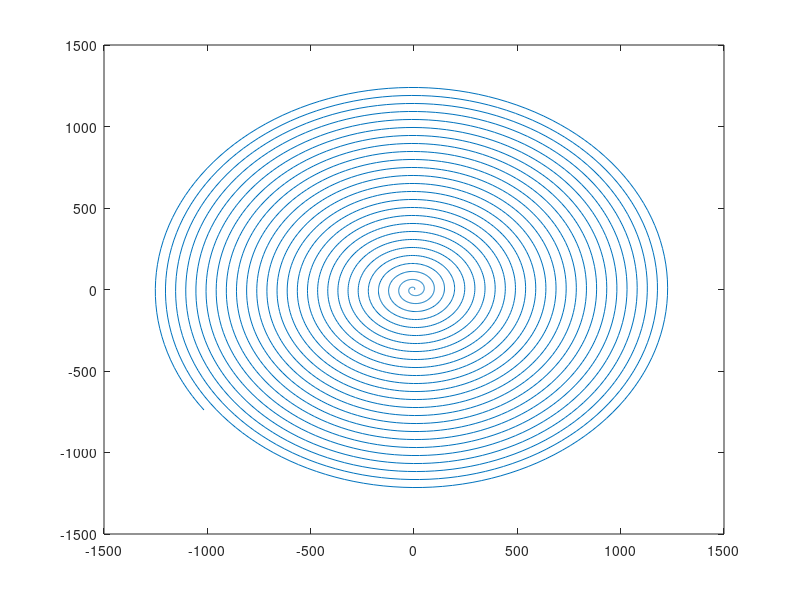
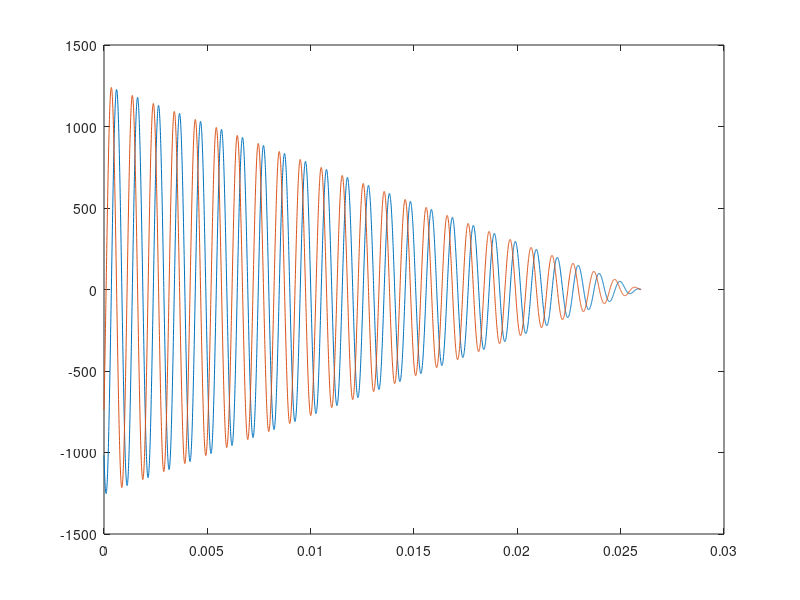

Recreate these plots in MATLAB, in order. (Note: this script raises an error after producing the figures.)
%% Simulation of concomitant fields using Bloch Siegert shift
%%% proposed correction method for 2D spiral with measured GIRFs

%% Clean slate
close all; 
clear all; 
clc;

%% Add paths
addpath(genpath('/Users/ziwei/Documents/matlab/multi_RF/third_party/reVERSE-GIRF/original_source'));
addpath('/Users/ziwei/Documents/matlab/multi_RF/third_party/lsqrSOL');
addpath(genpath('/Users/ziwei/Documents/matlab/multi_RF/third_party/reVERSE-GIRF'));
addpath(genpath('/Users/ziwei/Documents/matlab/multi_RF/thirdparty'));
addpath(genpath('/Users/ziwei/Documents/matlab/multi_RF/third_party/Bloch_simulator'));

%% Constant definitions
gamma_uT = 267.5221;       % [rad/sec/uT]
gamma_mT = gamma_uT * 1e3; % [rad/sec/uT] * [1e3uT/mT] => *1e3 [rad/sec/mT]

flip = 90;                 % total flip angle [degrees]
flip = flip * pi / 180;

%% Design initial spiral trajectory
% K_traj = dir('/Users/ziwei/Documents/matlab/STA_maxwell/K_*.mat');
% ace    = [2 1 0.5 0.25];
T          = 26e-3;         % pulse duration [sec]
dt         = 6.4e-6;        % RF/gradient raster time [sec]
t          = [0:dt:T-dt]';  % seconds, time vector
dr         = 0.25;          % resolution of trajectory [cm]
kmax       = 1/2/dr;        % [cycles/cm], max radius in k-space
fov        = 12.8;          % XFOV of unaliased excitation [cm] % 38.4 cm

beta       = 2;             % determines the spatial resolution of the selective volume
r0         = [0 0].';       % offset [m]

% spiral waveforms 
N = kmax/(1/fov);           % number of turns, no acceleration
k = 2*pi*kmax*(1-t/T).*exp(1i*2*pi*N*(1-t/T)); % [rad/cm] - kx = real(k); ky = imag(k);
k = [real(k) imag(k) zeros(length(k),1)];
k = k*100;                  % [rad/cm] -> [rad/m]

figure; plot(k(:,1), k(:,2), '-');
figure; plot(t, k(:,1)); hold on; plot(t, k(:,2));

K = k;

%% Load in B0 & B1 field maps + FOV info (example data from 7T 8ch head coil)
load /Users/ziwei/Documents/matlab/multi_RF/third_party/phase_relaxed_CPMG_excitation/b0_b1_maps_2d.mat;
% b0   : B0 map [uT], 64 x 64 (double)
% tx   : relative transmit sensitivity map, 64 x 64 x 8 (double, complex) 8 channels 
% X,Y,Z: spatial coordinates [m], 64 x 64 (double)
% m    : voxel mask, 64 x 64 (logical)

FOVx = max(X(:)) - min(X(:)); % [m]
FOVy = max(Y(:)) - min(Y(:)); % [m]
Z = Z * 0;
zoff = 10e-2;                 % [m]

[N1, N2, Nc] = size(tx);
xlist = cat(2, X(:), Y(:), Z(:) + zoff); % N1 x N2 x 3
idx = find(m); % index of non-masked voxels

%% Define a square target
% Offsets [m]
xoff = +6e-3;  % [mm] -> [m] too minimum 
yoff = 0e-3;   % [mm] -> [m]

r0   = 15e-3;  % [mm] -> [m]
r0   = 1.74 * r0;

% Square beam
P  = double(((abs(X - xoff) < r0) & (abs(Y - yoff) < r0)));

% apodize
h  = fspecial('gaussian', 3, 0.5);
P_ = imfilter(P, h);

% Now scale to flip
P  = P_ * flip * 1j; % desired excitation pattern

%% Define gradient correction model (GIRF)
girf = load('/Users/ziwei/Documents/matlab/multi_RF/third_party/reVERSE-GIRF/GIRF_3T_London_20140729.mat');

% This correction gives G and k after convolution with GIRF
gcor = @(x)(gradient_distort_GIRF(x, girf.ff, girf.Hw, dt, 10));

%% Example design: Include GIRF
% Set default options
concomitant_correct = 1; % switch between original and proposed methods
opt        = reVERSE_init;
dt         = opt.dt;        % sampling dwell time [usec]
opt.lambda = 1;
opt.Nstop  = 20;
opt.show   = 1;
%con_correct = 1;

B0_list   = [0.55];         % [tesla]
nr_B0     = length(B0_list);

alpha = 0.5;
g     = 0;

T1 = 1e6; % 493e-3; % 1e6; % T1 relaxation time [sec]
T2 = 1e6; % T2 relaxation time [sec]

mxyz_offcenter = zeros(N1, N2, 3, nr_B0, 'double');

for ii = 1 % : nr_B0
    
    B0 = B0_list(1);   % main magnetic strength [T]

    % Set up function for system matrix
    if concomitant_correct
        afun  = @(k, G)(STA_maxwell_system_matrix_con(xlist, k, G, B0, opt.dt * (1:size(k,1)), tx, b0, m, 'loopcalc'));
        tic;
        [bb, Gv] = reVERSE_GIRF_con(P(idx), K, afun, gcor, opt);
        Time_reVERSE_con = toc;
    else
        afun2 = @(k)(STA_system_matrix(xlist, k, opt.dt * (1:size(k,1)), tx, b0, m, 'loopcalc'));
        tic;
        [bb,Gv] = reVERSE_GIRF(P(idx), K, afun2, gcor, opt);
        Time_reVERSE = toc;
    end
    
    % Outputs
    rf = bb{end};   % [mT]
    G  = Gv{end};   % [mT/m]
    
    duration = dt*1e3*length(G);

    %% Perform Bloch simulation
    N_lambda = length(idx); % number of voxels within a mask

    mx0 = zeros([N1 N2], 'double');
    my0 = zeros([N1 N2], 'double');
    mz0 = zeros([N1 N2], 'double');
    mz0(idx) = 1;

    [Gedd, k] = gcor(G);  % [mT/m]
        
    %%
    % perform bloch equations
    start_time = tic;
    for lambda = 1 : N_lambda
        
        [idx1,idx2] = ind2sub([N1 N2], idx(lambda));
        fprintf('Performing Bloch simulation at (%3d/%3d)... ', lambda, N_lambda);
        
        % rf_out: [mT]   * [T/1e3mT] * [1e4G/T]             => *1e1 [G]
        % G_out : [mT/m] * [T/1e3mT] * [1e4G/T] * [m/1e2cm] => *1e-1[G/cm]

        rf_combined = sum(bsxfun(@times, rf, reshape(tx(idx1,idx2,:), [1 Nc])), 2); 
        df = b0(idx1, idx2) * gamma_uT / (2 * pi); % [uT] * [rad/sec/uT] * [cycle/2pi rad] => [Hz]
                
        % off iso-center
        dp = cat(3, X(idx1,idx2), Y(idx1,idx2), Z(idx1,idx2) + zoff) * 1e2; % [m] * [1e2cm/m] => [cm]
        
        [mx,my,mz] = bloch_maxwell(rf_combined*1e1, Gedd*1e-1, dt, T1, T2, df, dp, 0, B0, alpha, g, mx0(idx1,idx2), my0(idx1,idx2), mz0(idx1,idx2));
        
        mxyz_offcenter(idx1, idx2, :, ii, jj) = cat(3, mx, my, mz);
        fprintf('done! (%5.4f sec)\n', toc(start_time));

%       cur_dir = pwd;    
%       save(sprintf('blochmex_B0%.2f_offc%.1fcm_iter%d_dur%.3f_dr%.2fcm_lambda%1.0f.mat', B0, zoff*1e2, opt.Nstop, duration(jj), dr, opt.lambda), 'mxyz_offcenter');
%       cd(cur_dir);
            
    end
end

ind_t = 0:dt:(length(G)-1)*dt;
ind_t = ind_t * 1e3;

figure;  plot(ind_t, abs(rf(:,1)), 'LineWidth', 2);
hold on; plot(ind_t, abs(rf(:,2)), 'LineWidth', 2);
hold on; plot(ind_t, abs(rf(:,3)), 'LineWidth', 2);
hold on; plot(ind_t, abs(rf(:,4)), 'LineWidth', 2);
hold on; plot(ind_t, abs(rf(:,5)), 'LineWidth', 2);
hold on; plot(ind_t, abs(rf(:,6)), 'LineWidth', 2);
hold on; plot(ind_t, abs(rf(:,7)), 'LineWidth', 2);
hold on; plot(ind_t, abs(rf(:,8)), 'LineWidth', 2);

legend('Channel - 1', 'Channel - 2', 'Channel - 3', 'Channel - 4', 'Channel - 5',...
    'Channel - 6', 'Channel - 7', 'Channel - 8');
ylabel('Amplitude [mT]'); xlabel('time [ms]');
set(gca, 'FontSize', 16); title('Representive multi-channel RF @0.55T');

figure; subplot(1,2,1);
plot(ind_t, Gedd(:,1), 'LineWidth', 2);
hold on; plot(ind_t, Gedd(:,2), 'LineWidth', 2);
legend('Gx', 'Gy');
xlabel('time [ms]'); ylabel('[mT/m]');
xlim([0 18]); box off; grid on;
set(gca, 'FontSize', 18);
title('Representitive Gradient waveform');
subplot(1,2,2);
plot(k(:,1), k(:,2), 'LineWidth', 2);
box off; grid on;
xlabel('[rads/m]'); ylabel('[rads/m]');
xlim([-1500 1500]); ylim([-1500 1500]);
set(gca, 'FontSize', 18); 
title('Corresponding k-space');

% check NRMSE
mxy  = squeeze(complex(mxyz_offcenter(:,:,1,:), mxyz_offcenter(:,:,2,:)));

for j = jj % distance
    mxy_ori = mxy(:,:,j);
    NRMSE(j) = sqrt(sum(sum((abs(mxy_ori) - abs(P_)).^2)))/ sqrt(sum(sum(abs(P_).^2)));
end

%% Display the excitation pattern
% load re-verse method results
mxy_offcenter = complex(mxyz_offcenter(:,:,1,:), mxyz_offcenter(:,:,2,:));

block = 1.01 * complex(ones(N1,1, 'double'), ones(N1,1, 'double'));
im_montage = cat(1, imag(cat(2, 1j*P_.', block, mxy_offcenter(:,:,1,1).', block, mxy_offcenter(:,:,1,1).', block, mxy_offcenter(:,:,1,1).', block, mxy_offcenter(:,:,1,1).', ...
                    block, mxy_offcenter(:,:,1,1).')), ...
                    1.01 * ones(1, (N2+1)*6-1, 'double'), ...
                    real(cat(2, 1j*P_.', block, mxy_offcenter(:,:,1,1).', block, mxy_offcenter(:,:,1,1).', block, mxy_offcenter(:,:,1,1).', block, mxy_offcenter(:,:,1,1).', ...
                    block, mxy_offcenter(:,:,1,1).')), ...
                    1.01 * ones(1, (N2+1)*6-1, 'double'));                
                
FontSize = 14;
cmap = cat(1, jet(256), [1 1 1]);                

figure('Color', 'w', 'Position', [-1 2 1101 814]);
imagesc(abs(im_montage)*flip*180/pi); axis image off; colormap(gca, cmap); 
hc = colorbar;

% Draw arrows
cx = floor(N1/2) + 1;
cy = floor(N2/2) + 1;
arrow([cx cy], [cx+20 cy], 'Color', 'w', 'Length', 7, 'TipAngle', 25, 'Width', 1);
arrow([cx cy], [cx cy-20], 'Color', 'w', 'Length', 7, 'TipAngle', 25, 'Width', 1);
text(cx+20, cy+1 , '$\bf{x}$', 'Color', 'w', 'Interpreter', 'latex', 'FontSize', FontSize, 'HorizontalAlignment', 'center', 'VerticalAlignment', 'top');
text(cx+5 , cy-16, '$\bf{y}$', 'Color', 'w', 'Interpreter', 'latex', 'FontSize', FontSize, 'HorizontalAlignment', 'center', 'VerticalAlignment', 'bottom');

cx = floor(N1/2) + 1;
cy = floor(N2/2) + 1;
arrow([cx cy+(N1+1)*2], [cx+20 cy+(N1+1)*2], 'Color', 'w', 'Length', 7, 'TipAngle', 25, 'Width', 1);
arrow([cx cy+(N1+1)*2], [cx cy-20+(N1+1)*2], 'Color', 'w', 'Length', 7, 'TipAngle', 25, 'Width', 1);
text(cx+20, cy+1+(N1+1)*2 , '$\bf{x}$', 'Color', 'w', 'Interpreter', 'latex', 'FontSize', FontSize, 'HorizontalAlignment', 'center', 'VerticalAlignment', 'top');
text(cx+5 , cy-16+(N1+1)*2, '$\bf{y}$', 'Color', 'w', 'Interpreter', 'latex', 'FontSize', FontSize, 'HorizontalAlignment', 'center', 'VerticalAlignment', 'bottom');
